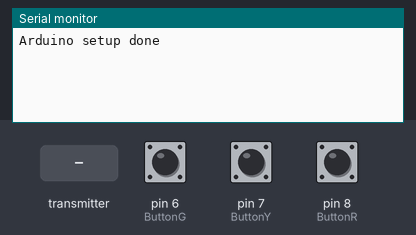
A sketch run on a simulated Arduino Uno, built with avr-gcc and run on an emulated ATmega328P. Parts: the last lines printed to the serial monitor. The test bench sets the inputs (shaded band); at power-on: pin 6 (ButtonG) LOW, pin 7 (ButtonY) LOW, pin 8 (ButtonR) LOW. No radio packets arrive unless stated.

Above: at 2.2 s.
2.3 s: the transmitter starts sending len = 0
At 3.1 s:
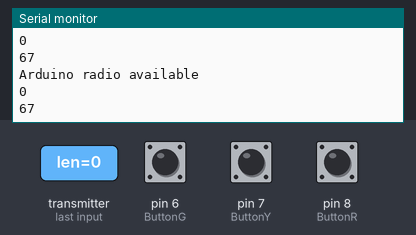
3.8 s: the transmitter starts sending len = 256
At 4.5 s:
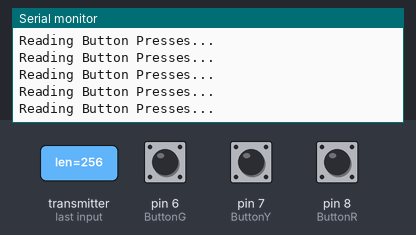
Timing chart, 0 to 6.8 s (numbered marks = the images above; inputs shaded):
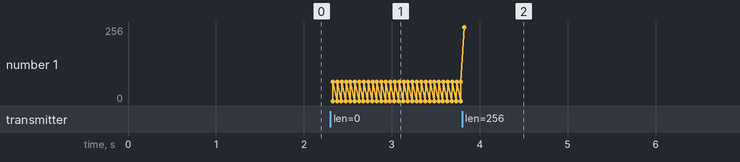

Measured:
- after the input at 2.3 s, the serial monitor: prints a new line at once (image 1)
- after the input at 3.8 s, the serial monitor: prints a new line at once (image 2)
- plotted number 1: 67 → 256 after the input at 3.8 s

The sketch:

Lab2_ArduinoPro_CP4_FINAL.ino
```cpp
#include <SPI.h>

#include "nRF24L01.h"
#include "printf.h"
#include "RF24.h"
#include "RF24_config.h"

#define ButtonG  6
#define ButtonY  7
#define ButtonR  8
#include<stdio.h>

uint64_t pipes[2] ={0xc2c2c2c2c2, 0xe7e7e7e7e7};
RF24 radio(9, 10);

//init obj with length and array
struct Data
{
  uint8_t c[20];
  uint16_t len = 0;
};

Data packetReceived; //send yes or no back to teensy
bool lost = false;

void setup() {
  // put your setup code here, to run once:
  radio.begin();
  printf_begin();
  delay(1000);

  Serial.begin(9600);
  radio.setChannel(23);
  radio.setPALevel(RF24_PA_MIN);
  radio.openWritingPipe(pipes[1]);
  radio.openReadingPipe(1, pipes[0]);
  radio.setCRCLength(RF24_CRC_16);
  pinMode(ButtonR, INPUT);
  pinMode(ButtonY, INPUT);
  pinMode(ButtonG, INPUT);

  Serial.println("Arduino setup done");
}

void loop() {
  // put your main code here, to run repeatedly:
  radio.printDetails();
  radio.startListening();

  while(!radio.available())
  {//Serial.println("Waiting for Sequence")
  ;}

  if(radio.available())
{
  while(radio.available())
  {
  Serial.println("Arduino radio available");
    // something is received
    radio.read((Data*)&packetReceived, sizeof(packetReceived));
  }
}
  radio.stopListening();

  Serial.println(packetReceived.len);

  for(int i = 0; i < packetReceived.len; i++)
  {
    char lightColor = packetReceived.c[i];
    Serial.println(lightColor);
    char buttonColor;
    int ButtonRIn;
    int ButtonYIn;
    int ButtonGIn;

    ButtonRIn = digitalRead(ButtonR);
    ButtonYIn = digitalRead(ButtonY);
    ButtonGIn = digitalRead(ButtonG);

      while(ButtonRIn == LOW && ButtonYIn == LOW && ButtonGIn == LOW)
      {
        Serial.println("Reading Button Presses...");
        ButtonRIn = digitalRead(ButtonR);
        ButtonYIn = digitalRead(ButtonY);
        ButtonGIn = digitalRead(ButtonG);
      }

      while(digitalRead(ButtonR)== HIGH || digitalRead(ButtonY) == HIGH || digitalRead(ButtonG) == HIGH)
      {Serial.println("In Debouncing");}

      if ((ButtonRIn == HIGH && lightColor == 'R') ||
          (ButtonYIn == HIGH && lightColor == 'Y') ||
          (ButtonGIn == HIGH && lightColor == 'G'))
      {
        continue;
      }
      else
      {
        uint8_t w = 'W';
        Serial.write(w);
        radio.write((uint8_t*)&w, sizeof(w));
        Serial.println(w);
        packetReceived.len =0;
      }
  }
  uint8_t c = 'C';
  radio.write((uint8_t*)&c, sizeof(c));
  Serial.println(c);
}
```
